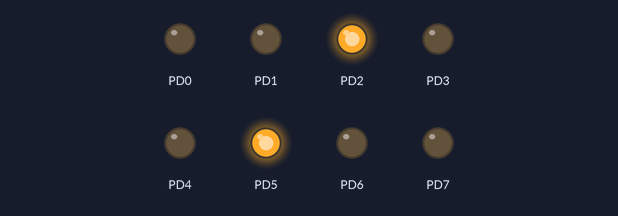
Bench run of a program on a simulated ATmega128, built with avr-gcc and emulated at 16 MHz. On the bench: output pins drawn as LEDs (lit = HIGH).

Above: at 0.5 s.
At 0.8 s:
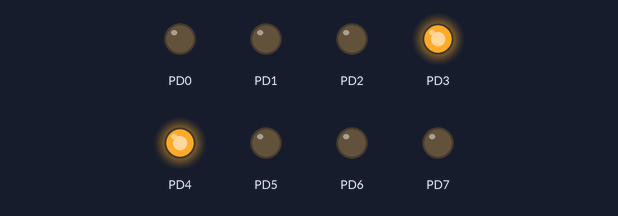
At 1.9 s:
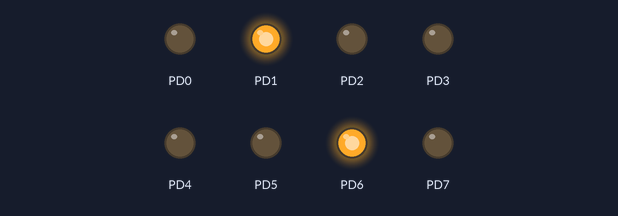
At 3.2 s:
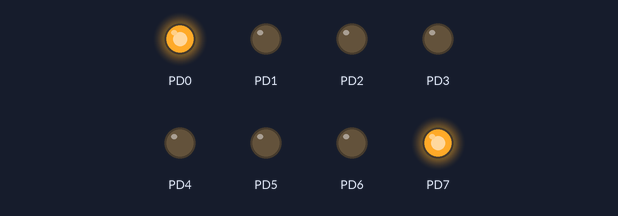
Timing chart, 0 to 3.7 s (numbered marks = the images above):
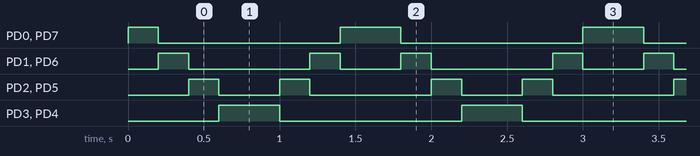

The program:

main.c
```c
#define F_CPU 16000000UL
#include <util/delay.h>
#include <avr/io.h>

// LED 8개 shift
//int main(void)
//{
   //DDRD = 0xff; // 포트 D를 출력으로 설정
   //
	////while (1)
    //{
		//for(uint8_t i = 8; i > 0; i--)
		//{
			//PORTD = (0x01 << i);
			//// 0X01 == 0b0000001 << i(0)
			//// 0x01 == 0b0000010 << i(1)
			//// 0x01 == 0b0000100 <<i(2)
			//
			//_delay_ms(50);
		//}
		//
		//for(uint8_t i = 0; i < 8; i++)
		//{
			//PORTD = (0x01 << i);
			//_delay_ms(150);
		//}
    //}
//}


// LED 4개 좌우 양끝 에서 안쪽으로 이동
//
//#define LED_DDR		DDRD		//LED를 위한 포트 방향 레지스터
//#define LED_PORT	PORTD		// LED를 켜고 끄기 위한 포트 레지스터
//
//int main()
//{
		//LED_DDR = 0xFF;
		//
		//while(1)
		//{
			//// LED 양끝에서 안쪽으로 이동
			 //for(uint8_t i = 0; i < 4 ; i++)
			 //{
				 //LED_PORT = ((0x01 << i) | (0x80) >> i);
				 //_delay_ms(100);
			 //}
			//for(uint8_t i = 0 ; i < 4 ; i++)
			//{
				//
				//LED_PORT = (0x08 >>i ) | (0x10 << i );
				//_delay_ms(100);
			//}
		//}
//}

//int main()
//{
	//DDRD = 0xff;
	//unsigned char L = 0x01;
	//unsigned char R = 0x08;
	//
	//while(1)
	//{
		//PORTD = L | R;
		//L <<= 1;  // L = L << 1;
		//if(L == 0)
		//{
			//L = 0x01;
		//}
		//R >>=1;
		//if(R == 0)
		//{
			//
			//R = 0x80;
		//}
		//_delay_ms(300);
	//}
//}

// 함수 및 포인터 이용


#include "LED.h"


int main()
{
	ledInit();

	uint8_t ledData = 0x42; // 0b10000001

	while(1)
	{
		for(uint8_t i = 0; i < 8; i++)
		{
				ledShift(i,&ledData);
				GPIO_Output((ledData));
				_delay_ms(200);
		}
	}
}
```

LED.c
```c
/*
 * LED.c
 *
 * Created: 2025-02-18 오후 4:01:08
 *  Author: USER
 */

#include "LED.h" // LED H 라는 파일에 있는값을 불러올거야

void ledInit()
{
	LED_DDR = 0xff;
}

void GPIO_Output(uint8_t data)
{
	LED_PORT = data;
}

void ledShift(uint8_t i, uint8_t *data)
{
	*data = (1<<i) | (1<<(7-i));
}
```

LED.h
```c
/*
 * LED.h
 *
 * Created: 2025-02-18 오후 4:00:24
 *  Author: USER
 */


#ifndef LED_H_
#define LED_H_

#include <avr/io.h>

#define  LED_DDR    DDRD
#define  LED_PORT	PORTD

void ledInit();
void GPIO_Output(uint8_t data);
void ledShift(uint8_t i, uint8_t *data);
#endif /* LED_H_ */
```

Measured:
- by itself, PD0, PD7: repeats every 1.6 s: LOW 1.2 s, HIGH 0.40 s
- by itself, PD1, PD6: repeats every 1.6 s: LOW 0.80 s, HIGH 0.20 s, LOW 0.40 s, HIGH 0.20 s
- by itself, PD2, PD5: repeats every 1.6 s: LOW 0.40 s, HIGH 0.20 s, LOW 0.80 s, HIGH 0.20 s
- by itself, PD3, PD4: alternates HIGH for 0.40 s and LOW for 1.2 s
